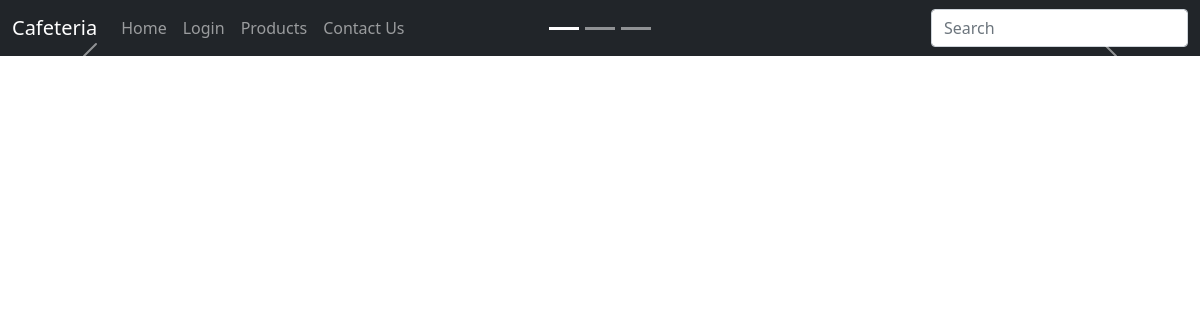
The app's page /, older data.
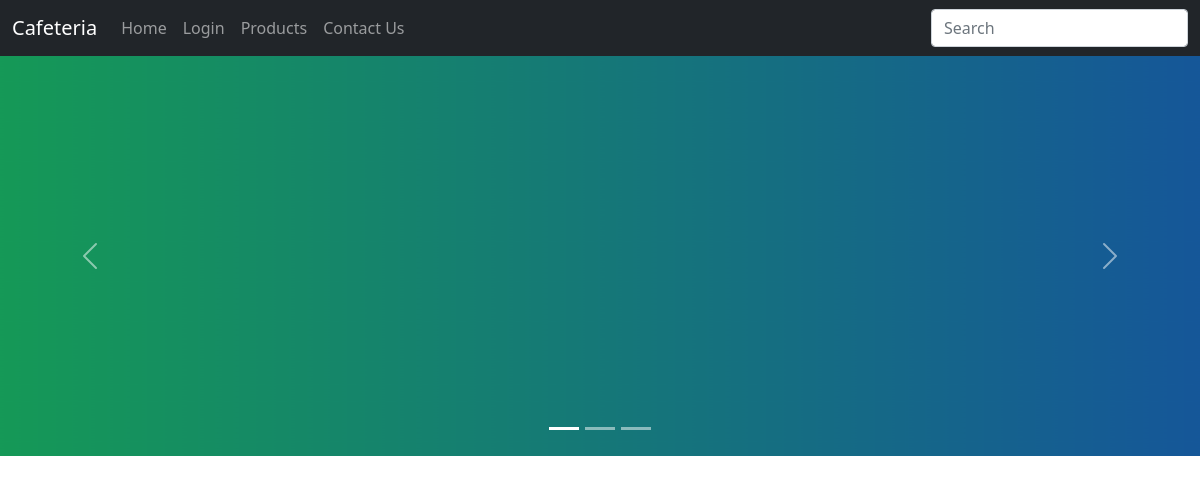
The same page, newer data.
### myapp/models.py (models this page shows, shortened)
class carousel_img(models.Model):
    title=models.CharField(max_length=256)
    idx=models.IntegerField()
    image=models.ImageField(upload_to="carousels/")

### myapp/views.py (the view)
# urls.py: path('',myapp_views.index,name='home'),
def index(request):
    carousel_imgs=carousel_img.objects.all()
    return render(request,'myapp/index.html',{'carousel_imgs':carousel_imgs})

### templates/myapp/index.html (shortened to what this page needs)
{% extends "base/base.html" %}
{%block content%}
{% include "components/carousel.html" %}
{%endblock%}

### templates/base/base.html (shortened to what this page needs)
{% load static %}
<!DOCTYPE html>
<html lang="en">
<head>
    <link rel="stylesheet" href="{% static 'css/bootstrap.min.css' %}">
    <link rel="stylesheet" href="{% static 'bootstrap/css/base.css' %}">
</head>
<body>
    <main>
    <nav class="navbar navbar-expand-sm navbar-dark bg-dark">
        <div class="container-fluid">
            <a class="navbar-brand" href="{%url 'home'%}">Cafeteria</a>
            <div class="collapse navbar-collapse"
            id="navcol">
             <ul class="navbar-nav me-auto">
                 <li class="nav-item">
                    <a class="nav-link"
                    href="{% url 'home' %}">Home</a>
                </li>
                 <li class="nav-item"><a class="nav-link">Login</a></li>
                 <li class="nav-item">
                <a class="nav-link" href="{% url 'products_view' %}">
                    Products</a>
                </li>
                 <li class="nav-item"><a class="nav-link">Contact Us</a></li>
             </ul>
            <form><input class="form-control" type="text" placeholder="Search"></form>
            </div>
        </div>
    </nav>
    {% block content %}{% endblock %}
    </main>
</body>
</html>

### templates/components/carousel.html
<div class="carousel slide mb-5" id="cafecarousel" data-bs-ride="carousel">
    <div class="carousel-indicators">
        <button class="active" type="button" data-bs-target="#cafecarousel"
        data-bs-slide-to="0"></button>
        <button type="button" data-bs-target="#cafecarousel"
        data-bs-slide-to="1"></button>
        <button type="button" data-bs-target="#cafecarousel"
        data-bs-slide-to="2"></button>
    </div>
    <div class="carousel-inner">
        {% for image in carousel_imgs %}
        {% if image.idx == 0 %}
        <div class="carousel-item active">
            <img src="{{image.image.url}}">
        </div>
        {% else %}
        <div class="carousel-item">
            <img src="{{image.image.url}}">
        </div>
        {% endif %}
        {%endfor%}
    </div>
    <button class="carousel-control-prev" data-bs-target="#cafecarousel" data-bs-slide="prev" type="button">
        <span class="carousel-control-prev-icon"></span>
    </button>
    <button class="carousel-control-next" data-bs-target="#cafecarousel" data-bs-slide="next" type="button">
        <span class="carousel-control-next-icon"></span>
    </button>
</div>

Row changes from the older to the newer data that the page shows:
added carousel_img: image (picture)
